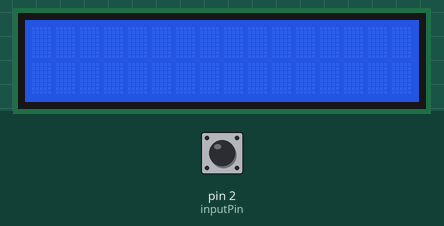
A sketch run on a simulated Arduino Uno, built with avr-gcc and run on an emulated ATmega328P. Parts: 16×2 character LCD. The inputs (shaded band) are chosen by the test bench; at power-on: pin 2 (inputPin) HIGH.

Above: at 1.2 s.
1.3 s: pin 2 (inputPin) pulled LOW for 0.15 s
At 2.1 s:
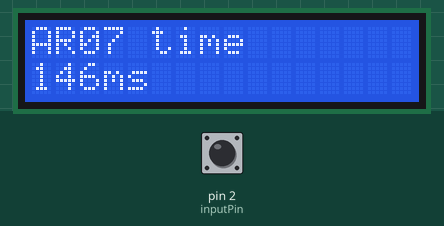
3.0 s: pin 2 (inputPin) pulled LOW for 1 s
At 4.06 s:
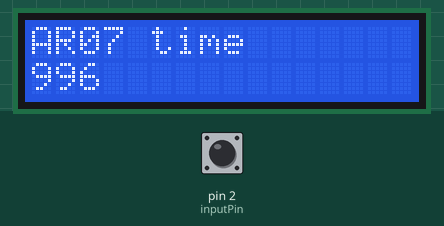
5.6 s: pin 2 (inputPin) pulled LOW for 1 s
At 7.9 s:
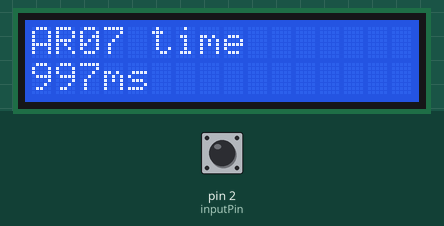
8.2 s: pin 2 (inputPin) pulled LOW for 3.2 s
At 12.8 s:
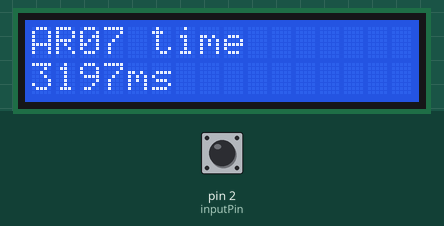
Timing chart, 0 to 14.0 s (numbered marks = the images above; inputs shaded):
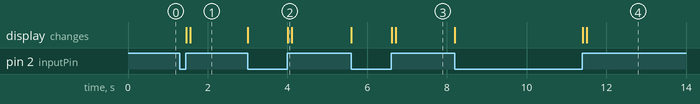

Measured:
- after the input at 1.3 s, the display: first changes after 0.16 s (image 1 shows a later state)
- after the input at 3.0 s, the display: first changes at once (image 2 shows a later state)
- after the input at 5.6 s, the display: first changes at once (image 3 shows a later state)
- after the input at 8.2 s, the display: first changes at once (image 4 shows a later state)

The sketch:

ar14.ino.ino
```cpp
/*
 예제 5.2.2
 스위치 입력마다 LED On/Off 바꾸기
 바운싱 없는 스위치 입력 받기
 스위치 입력 횟수를 시리얼 통신으로 전송하기
 */
#include <Wire.h>
#include <LiquidCrystal_I2C.h>

LiquidCrystal_I2C lcd(0x27,16,2);
// 내장된 LED 사용을 위해 13번핀을 출력으로 설정

// 2번핀을 스위치 입력으로 설정
const int inputPin = 2;
// 실제 스위치가 눌린 후 지연되는 시간


// 스위치 입력 횟수 저장 변수
long startTime=0;
// 실제 스위치가 눌린 시간을 계산하기 위한 변수
long swCountTimer=0;

void setup() {
  // 13번 핀에 내장된 LED를 출력으로 설정한다
Serial.begin(9600);
  // 스위치 입력을 위하여 2번핀을 입력으로 설정하고 풀업시킨다
  pinMode(inputPin, INPUT_PULLUP);
  // 시리얼 통신을 설정한다
  lcd.init();
  lcd.backlight();
}

void loop(){

 if(digitalRead(inputPin)==LOW){
  lcd.clear();
  startTime=millis();
  while(digitalRead(inputPin)==LOW);
  swCountTimer=millis()-startTime;
  lcd.setCursor(0,0);
  lcd.print("AR07 time");
  lcd.setCursor(0,1);
  lcd.print(swCountTimer);
  delay(100);
  lcd.print("ms");
 };
}
```
